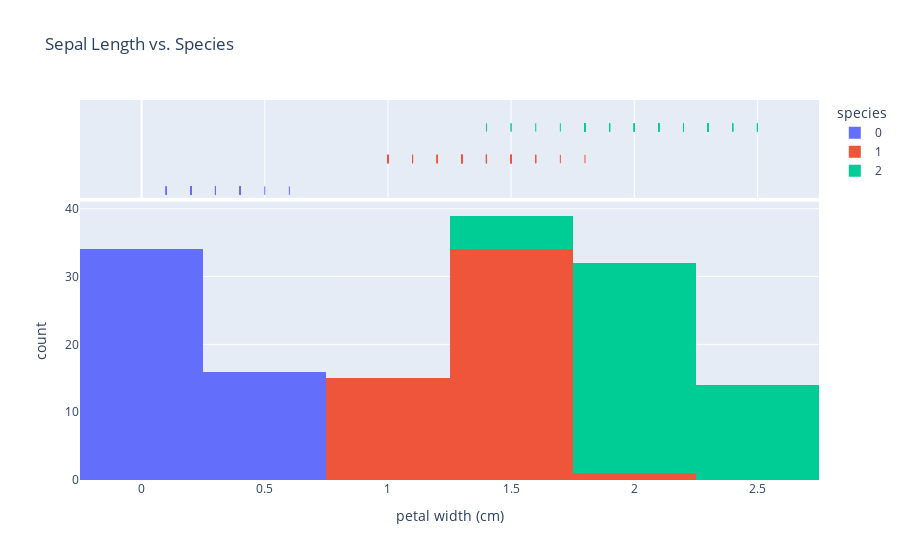

Write notebook code for a chart like this one.
### Code cell
fig = px.histogram(df, x = 'petal width (cm)', color = 'species', marginal = 'rug', title = 'Sepal Length vs. Species')
fig.show()

### Figure 1 — Plotly figure (JSON) as saved in the notebook; plotly's stock layout.template omitted (floating-point values rounded to 4 significant figures)
{"data": [{"alignmentgroup": "True", "bingroup": "x", "hovertemplate": "species=0<br>petal width (cm)=%{x}<br>count=%{y}<extra></extra>", "legendgroup": "0", "marker": {"color": "#636efa", "pattern": {"shape": ""}}, "name": "0", "offsetgroup": "0", "orientation": "v", "showlegend": true, "type": "histogram", "x": [0.2, 0.2, 0.2, 0.2, 0.2, 0.4, 0.3, 0.2, 0.2, 0.1, 0.2, 0.2, 0.1, 0.1, 0.2, 0.4, 0.4, 0.3, 0.3, 0.3, 0.2, 0.4, 0.2, 0.5, 0.2, 0.2, 0.4, 0.2, 0.2, 0.2, 0.2, 0.4, 0.1, 0.2, 0.2, 0.2, 0.2, 0.1, 0.2, 0.2, 0.3, 0.3, 0.2, 0.6, 0.4, 0.3, 0.2, 0.2, 0.2, 0.2], "xaxis": "x", "yaxis": "y"}, {"alignmentgroup": "True", "boxpoints": "all", "fillcolor": "rgba(255,255,255,0)", "hoveron": "points", "hovertemplate": "species=0<br>petal width (cm)=%{x}<extra></extra>", "jitter": 0, "legendgroup": "0", "line": {"color": "rgba(255,255,255,0)"}, "marker": {"color": "#636efa", "symbol": "line-ns-open"}, "name": "0", "offsetgroup": "0", "showlegend": false, "type": "box", "x": [0.2, 0.2, 0.2, 0.2, 0.2, 0.4, 0.3, 0.2, 0.2, 0.1, 0.2, 0.2, 0.1, 0.1, 0.2, 0.4, 0.4, 0.3, 0.3, 0.3, 0.2, 0.4, 0.2, 0.5, 0.2, 0.2, 0.4, 0.2, 0.2, 0.2, 0.2, 0.4, 0.1, 0.2, 0.2, 0.2, 0.2, 0.1, 0.2, 0.2, 0.3, 0.3, 0.2, 0.6, 0.4, 0.3, 0.2, 0.2, 0.2, 0.2], "xaxis": "x2", "yaxis": "y2"}, {"alignmentgroup": "True", "bingroup": "x", "hovertemplate": "species=1<br>petal width (cm)=%{x}<br>count=%{y}<extra></extra>", "legendgroup": "1", "marker": {"color": "#EF553B", "pattern": {"shape": ""}}, "name": "1", "offsetgroup": "1", "orientation": "v", "showlegend": true, "type": "histogram", "x": [1.4, 1.5, 1.5, 1.3, 1.5, 1.3, 1.6, 1, 1.3, 1.4, 1, 1.5, 1, 1.4, 1.3, 1.4, 1.5, 1, 1.5, 1.1, 1.8, 1.3, 1.5, 1.2, 1.3, 1.4, 1.4, 1.7, 1.5, 1, 1.1, 1, 1.2, 1.6, 1.5, 1.6, 1.5, 1.3, 1.3, 1.3, 1.2, 1.4, 1.2, 1, 1.3, 1.2, 1.3, 1.3, 1.1, 1.3], "xaxis": "x", "yaxis": "y"}, {"alignmentgroup": "True", "boxpoints": "all", "fillcolor": "rgba(255,255,255,0)", "hoveron": "points", "hovertemplate": "species=1<br>petal width (cm)=%{x}<extra></extra>", "jitter": 0, "legendgroup": "1", "line": {"color": "rgba(255,255,255,0)"}, "marker": {"color": "#EF553B", "symbol": "line-ns-open"}, "name": "1", "offsetgroup": "1", "showlegend": false, "type": "box", "x": [1.4, 1.5, 1.5, 1.3, 1.5, 1.3, 1.6, 1, 1.3, 1.4, 1, 1.5, 1, 1.4, 1.3, 1.4, 1.5, 1, 1.5, 1.1, 1.8, 1.3, 1.5, 1.2, 1.3, 1.4, 1.4, 1.7, 1.5, 1, 1.1, 1, 1.2, 1.6, 1.5, 1.6, 1.5, 1.3, 1.3, 1.3, 1.2, 1.4, 1.2, 1, 1.3, 1.2, 1.3, 1.3, 1.1, 1.3], "xaxis": "x2", "yaxis": "y2"}, {"alignmentgroup": "True", "bingroup": "x", "hovertemplate": "species=2<br>petal width (cm)=%{x}<br>count=%{y}<extra></extra>", "legendgroup": "2", "marker": {"color": "#00cc96", "pattern": {"shape": ""}}, "name": "2", "offsetgroup": "2", "orientation": "v", "showlegend": true, "type": "histogram", "x": [2.5, 1.9, 2.1, 1.8, 2.2, 2.1, 1.7, 1.8, 1.8, 2.5, 2, 1.9, 2.1, 2, 2.4, 2.3, 1.8, 2.2, 2.3, 1.5, 2.3, 2, 2, 1.8, 2.1, 1.8, 1.8, 1.8, 2.1, 1.6, 1.9, 2, 2.2, 1.5, 1.4, 2.3, 2.4, 1.8, 1.8, 2.1, 2.4, 2.3, 1.9, 2.3, 2.5, 2.3, 1.9, 2, 2.3, 1.8], "xaxis": "x", "yaxis": "y"}, {"alignmentgroup": "True", "boxpoints": "all", "fillcolor": "rgba(255,255,255,0)", "hoveron": "points", "hovertemplate": "species=2<br>petal width (cm)=%{x}<extra></extra>", "jitter": 0, "legendgroup": "2", "line": {"color": "rgba(255,255,255,0)"}, "marker": {"color": "#00cc96", "symbol": "line-ns-open"}, "name": "2", "offsetgroup": "2", "showlegend": false, "type": "box", "x": [2.5, 1.9, 2.1, 1.8, 2.2, 2.1, 1.7, 1.8, 1.8, 2.5, 2, 1.9, 2.1, 2, 2.4, 2.3, 1.8, 2.2, 2.3, 1.5, 2.3, 2, 2, 1.8, 2.1, 1.8, 1.8, 1.8, 2.1, 1.6, 1.9, 2, 2.2, 1.5, 1.4, 2.3, 2.4, 1.8, 1.8, 2.1, 2.4, 2.3, 1.9, 2.3, 2.5, 2.3, 1.9, 2, 2.3, 1.8], "xaxis": "x2", "yaxis": "y2"}], "layout": {"barmode": "relative", "legend": {"title": {"text": "species"}, "tracegroupgap": 0}, "title": {"text": "Sepal Length vs. Species"}, "xaxis": {"anchor": "y", "domain": [0, 1], "title": {"text": "petal width (cm)"}}, "xaxis2": {"anchor": "y2", "domain": [0, 1], "matches": "x", "showgrid": true, "showticklabels": false}, "yaxis": {"anchor": "x", "domain": [0, 0.7326], "title": {"text": "count"}}, "yaxis2": {"anchor": "x2", "domain": [0.7426, 1], "matches": "y2", "showgrid": false, "showline": false, "showticklabels": false, "ticks": ""}}}
